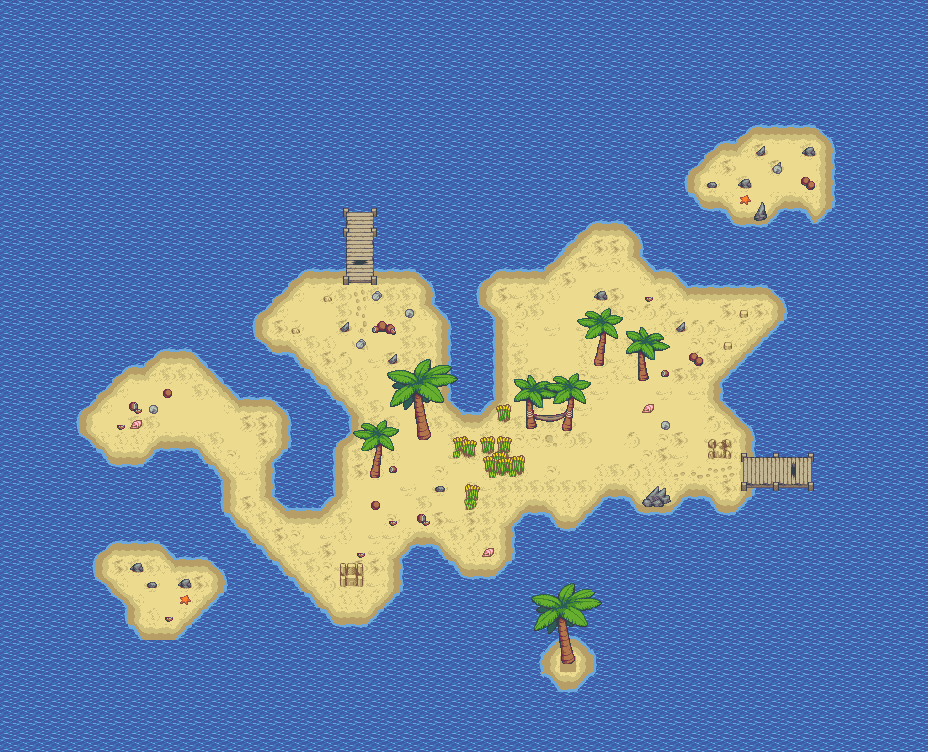

A level layout from a 2D game, rendered from its tile map. Below: a short description, then the map file with tile-grid data replaced by summaries:
An orthogonal 58x47 tile map with 16x16 px tiles, 3 tile layers (Ground, Fringe, Over) and 3 objects (start, exit, rest).

<map version="1.4" tiledversion="1.4.1" orientation="orthogonal" renderorder="right-down" width="58" height="47" tilewidth="16" tileheight="16" infinite="0" nextlayerid="5" nextobjectid="8">
 <tileset firstgid="1" source="beach_tileset.tsx" />
 <layer id="1" name="Ground" width="58" height="47">
  <data>[2726 cells, 2726 non-empty, 82 distinct tile ids]</data>
 </layer>
 <layer id="2" name="Fringe" width="58" height="47">
  <data>[2726 cells, 81 non-empty, 63 distinct tile ids]</data>
 </layer>
 <layer id="3" name="Over" width="58" height="47">
  <data>[2726 cells, 87 non-empty, 59 distinct tile ids]</data>
 </layer>
 <objectgroup id="4" name="Objects">
  <object id="1" name="Starting Point" type="start" x="794.667" y="471.667">
   <point />
  </object>
  <object id="5" name="Exit" type="exit" x="336" y="208" width="48" height="48" />
  <object id="7" name="Resting Spot" type="rest" x="528" y="416" width="48" height="16" />
 </objectgroup>
</map>
